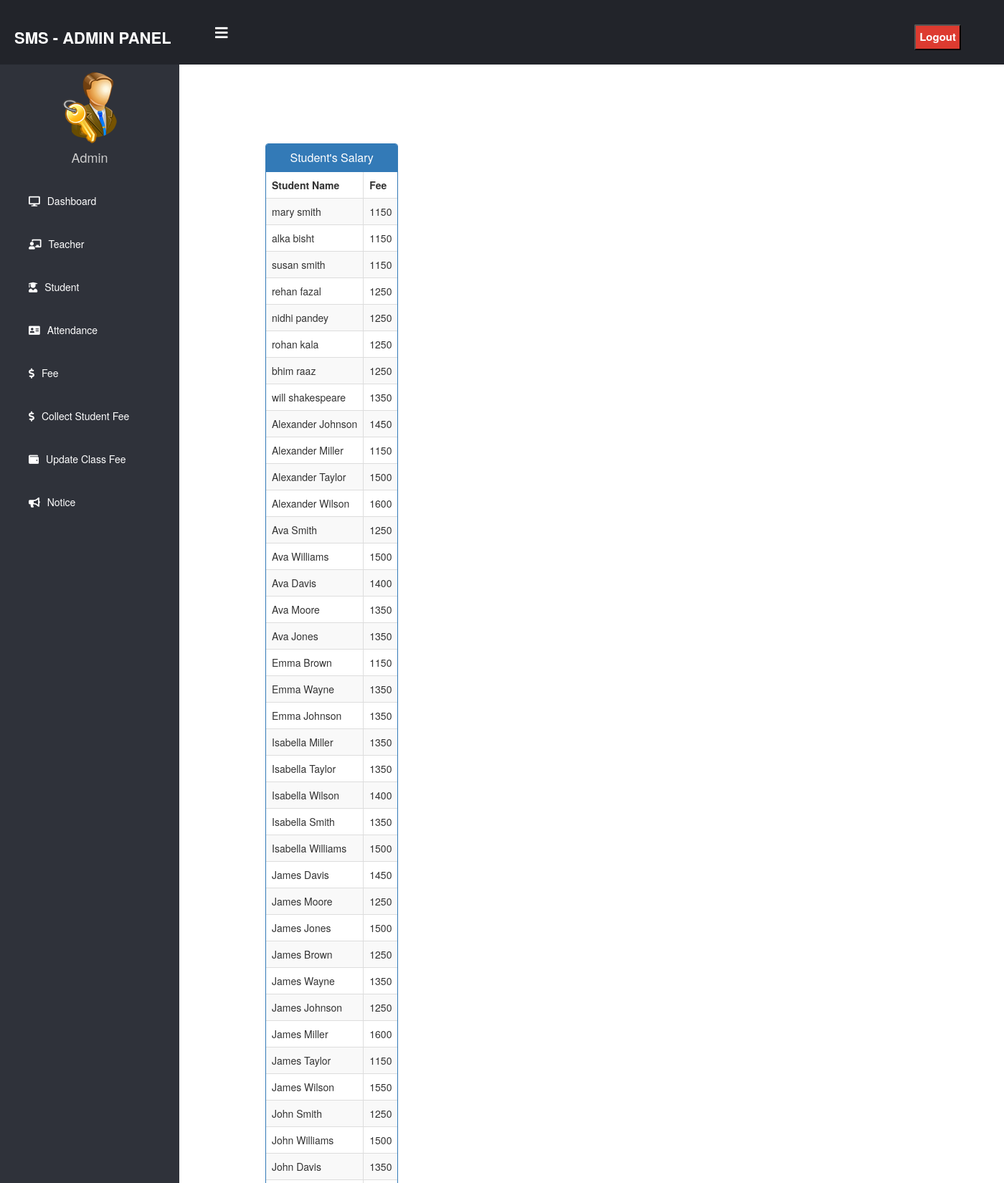
The page /admin-view-student-fee (signed in, upper part) on the database its author committed.
### school/models.py (models this page shows, shortened)
class StudentExtra(models.Model):
    user=models.OneToOneField(User,on_delete=models.CASCADE)
    roll = models.CharField(max_length=10)
    mobile = models.CharField(max_length=40,null=True)
    fee = models.PositiveIntegerField()
    cl= models.CharField(max_length=10,choices=classes,default='one')
    status=models.BooleanField(default=False)
    @property
    def get_name(self):
        return self.user.first_name+" "+self.user.last_name

### school/views.py (the view)
# urls.py: path('admin-view-student-fee', views.admin_view_student_fee_view,name='admin-view-student-fee'),
@login_required(login_url='adminlogin')
@user_passes_test(is_admin)
def admin_view_student_fee_view(request):
    students=models.StudentExtra.objects.all()
    return render(request,'school/admin_view_student_fee.html',{'students':students})

### school/views.py (called while the page is built)
def is_admin(user):
    return user.groups.filter(name='ADMIN').exists()

### templates/school/admin_view_student_fee.html (shortened to what this page needs)
{% extends 'school/adminbase.html' %}
{% block content %}
<head>
  <link href="//netdna.bootstrapcdn.com/bootstrap/3.0.0/css/bootstrap.min.css" rel="stylesheet" id="bootstrap-css">
</head>
<div class="container">
  <div class="row">
    <div class="panel panel-primary">
      <div class="panel-heading">
        <h6 class="panel-title">Student's Salary</h6>
      </div>
      <table class="table table-hover table-striped table-bordered" id="dev-table">
        <thead>
          <tr>
            <th>Student Name</th>
            <th>Fee</th>
          </tr>
        </thead>
        {% for s in students %}
        <tr>
          <td> {{s.get_name}}</td>
          <td>{{s.fee}}</td>
        </tr>
        {% endfor %}
      </table>
    </div>
  </div>
</div>
{% endblock content %}

### templates/school/admin_view_student_fee.html (style rules this page uses)
h6 { text-align: center; }
.row { margin: 100px; }

### rows shown on the page
StudentExtra: get_name "mary smith", fee "1150"
StudentExtra: get_name "alka bisht", fee "1150"
StudentExtra: get_name "susan smith", fee "1150"
StudentExtra: get_name "rehan fazal", fee "1250"
StudentExtra: get_name "nidhi pandey", fee "1250"
StudentExtra: get_name "rohan kala", fee "1250"
StudentExtra: get_name "bhim raaz", fee "1250"
StudentExtra: get_name "will shakespeare", fee "1350"
StudentExtra: get_name "Alexander Johnson", fee "1450"
StudentExtra: get_name "Alexander Miller", fee "1150"
StudentExtra: get_name "Alexander Taylor", fee "1500"
StudentExtra: get_name "Alexander Wilson", fee "1600"
StudentExtra: get_name "Ava Smith", fee "1250"
StudentExtra: get_name "Ava Williams", fee "1500"
StudentExtra: get_name "Ava Davis", fee "1400"
StudentExtra: get_name "Ava Moore", fee "1350"
StudentExtra: get_name "Ava Jones", fee "1350"
StudentExtra: get_name "Emma Brown", fee "1150"
StudentExtra: get_name "Emma Wayne", fee "1350"
StudentExtra: get_name "Emma Johnson", fee "1350"
StudentExtra: get_name "Isabella Miller", fee "1350"
StudentExtra: get_name "Isabella Taylor", fee "1350"
StudentExtra: get_name "Isabella Wilson", fee "1400"
StudentExtra: get_name "Isabella Smith", fee "1350"
StudentExtra: get_name "Isabella Williams", fee "1500"
StudentExtra: get_name "James Davis", fee "1450"
StudentExtra: get_name "James Moore", fee "1250"
StudentExtra: get_name "James Jones", fee "1500"
StudentExtra: get_name "James Brown", fee "1250"
StudentExtra: get_name "James Wayne", fee "1350"
StudentExtra: get_name "James Johnson", fee "1250"
StudentExtra: get_name "James Miller", fee "1600"
StudentExtra: get_name "James Taylor", fee "1150"
StudentExtra: get_name "James Wilson", fee "1550"
StudentExtra: get_name "John Smith", fee "1250"
StudentExtra: get_name "John Williams", fee "1500"
StudentExtra: get_name "John Davis", fee "1350"
